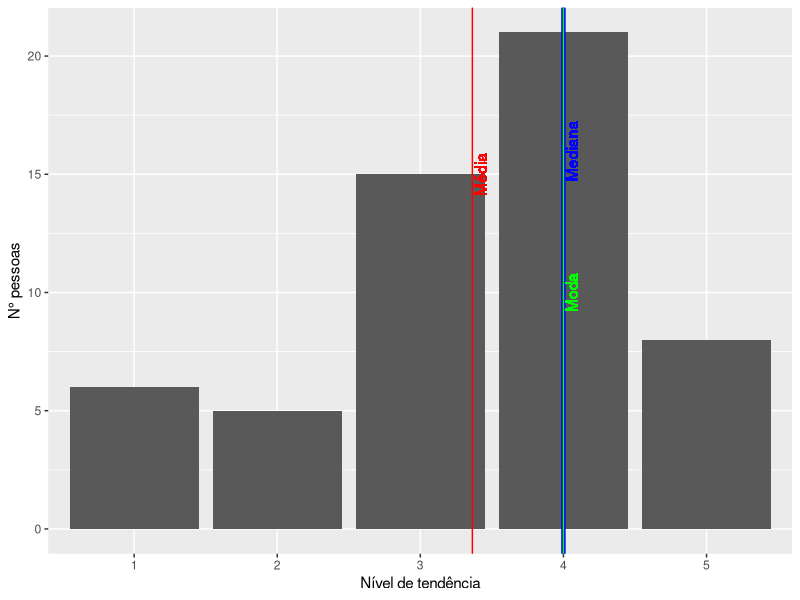
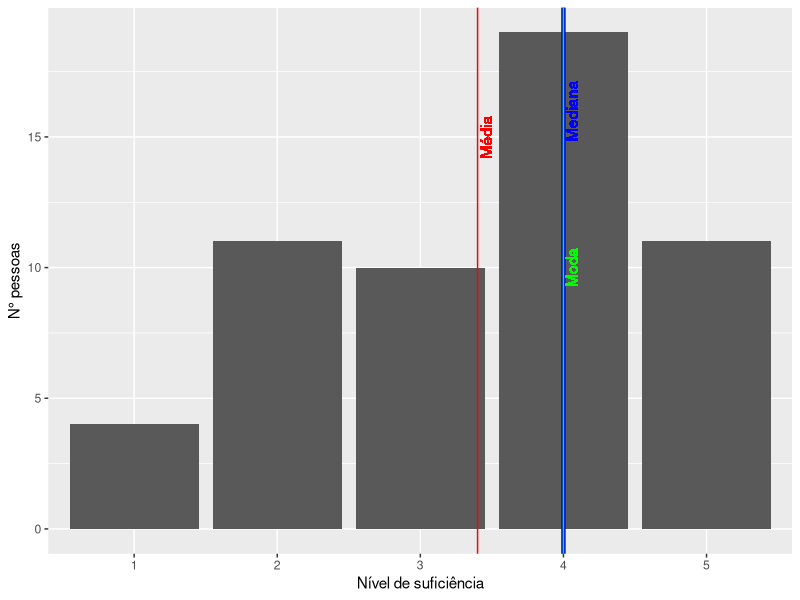
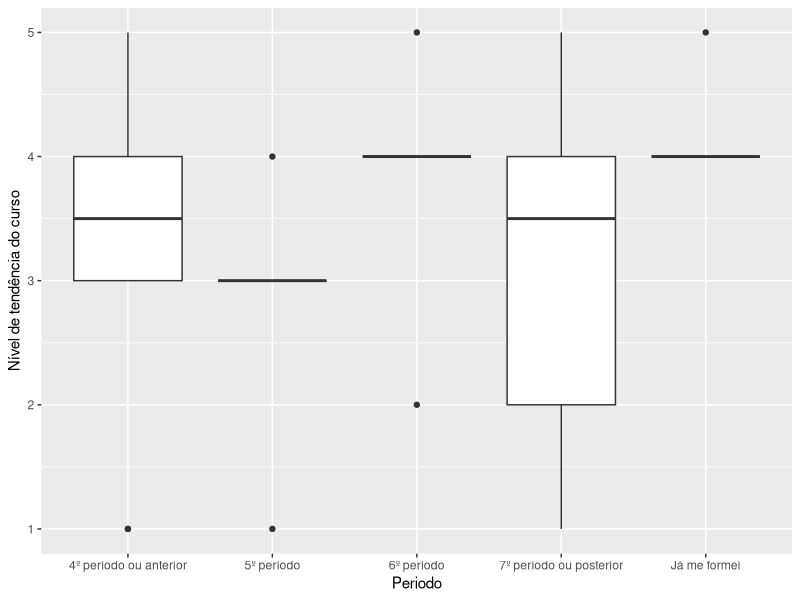
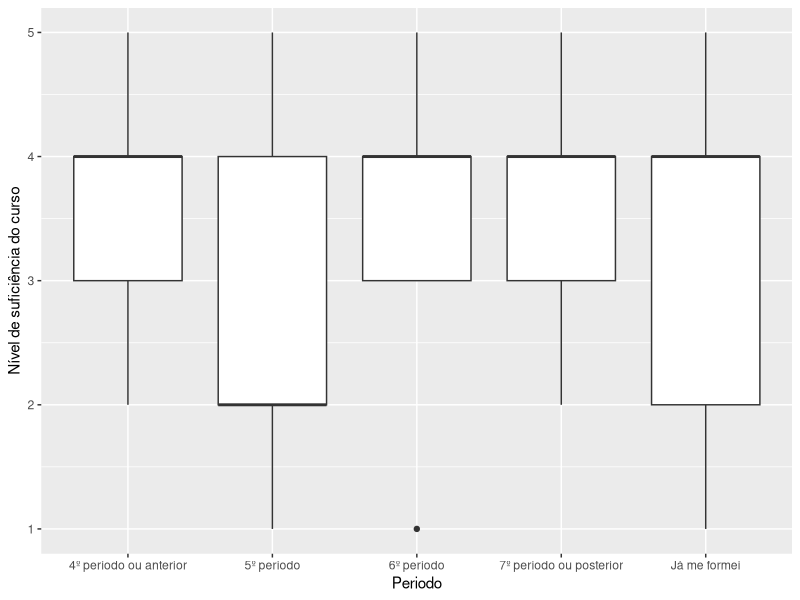
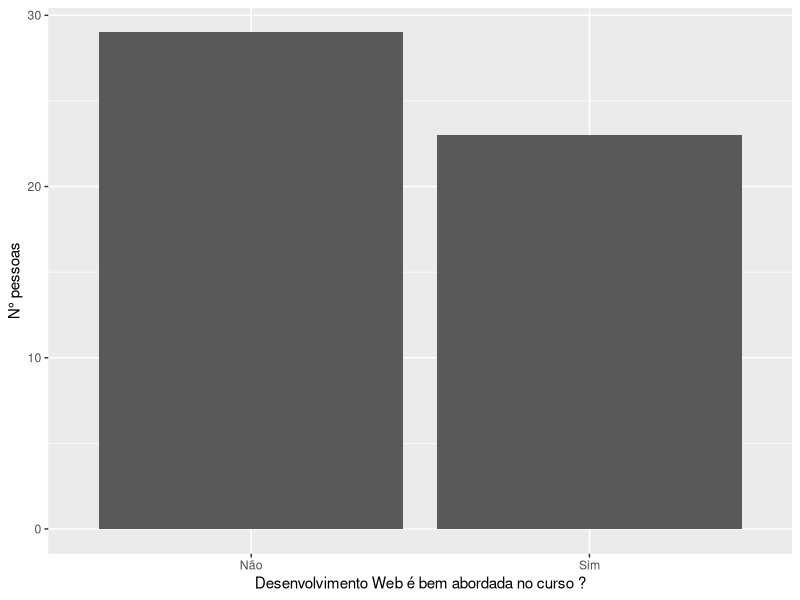
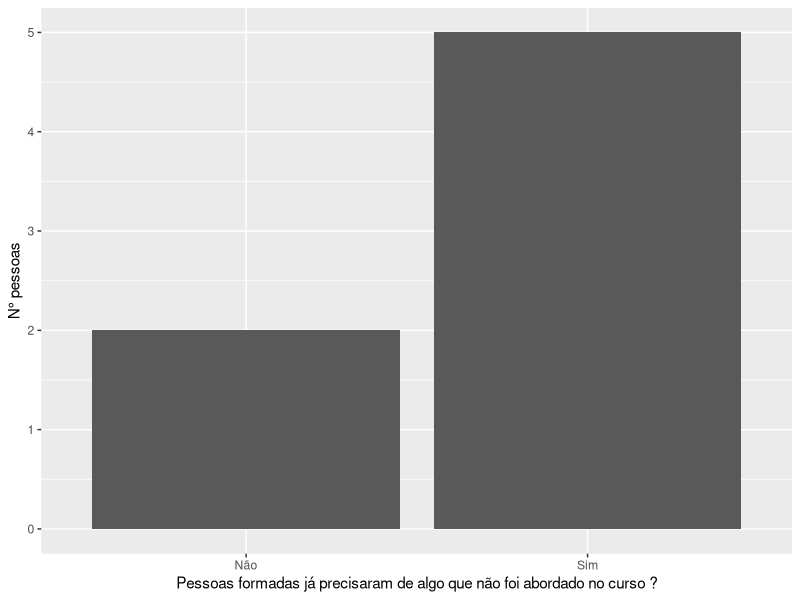
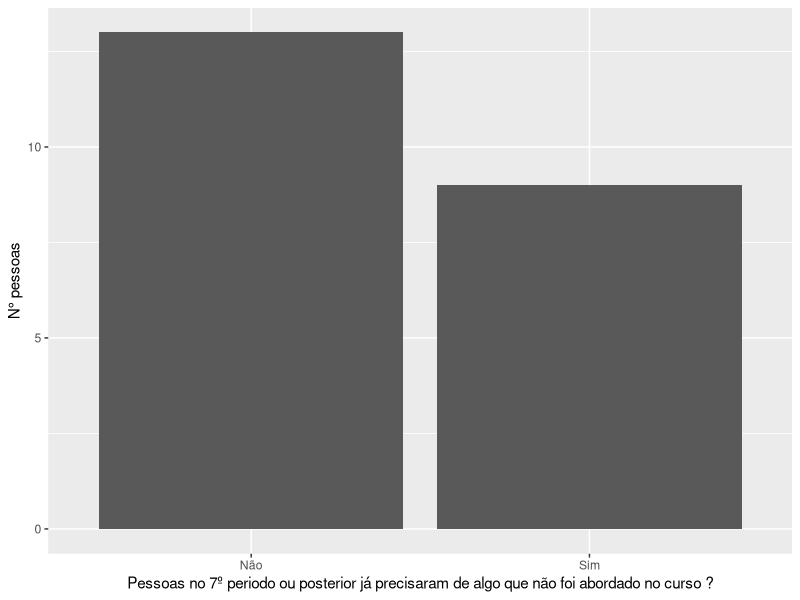
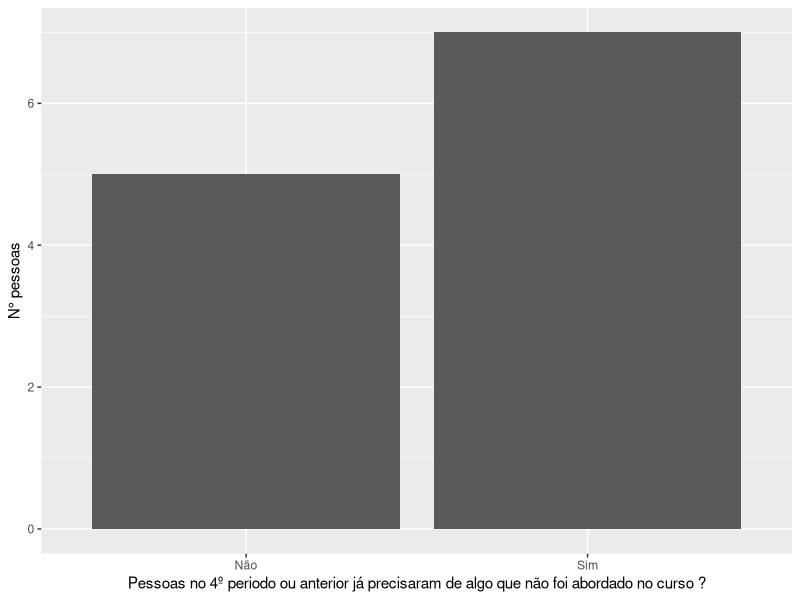

Source code (R) for these figures, in order:
library(ggplot2)
library(dplyr)
library(readr)
library(e1071)

getmode <- function(v) {
  uniqv <- unique(v)
  uniqv[which.max(tabulate(match(v, uniqv)))]
}

csv <- read.csv("surveyResult.csv")

# Curso é tendencioso para alguma área:
mean_curso_tendencioso = mean(csv$curso_tendencioso)
median_curso_tendencioso = median(csv$curso_tendencioso)
mode_curso_tendencioso = getmode(csv$curso_tendencioso)

# viés negativo, portando é assimétrica a esquerda:
# Moda > Mediana > Média
skewness(csv$curso_tendencioso)

# A base ensinada no curso é suficiente para iniciar em qualquer área:
mean_base_suficiente = mean(csv$base_suficiente)
median_base_suficiente = median(csv$base_suficiente)
mode_base_suficiente = getmode(csv$base_suficiente)

# viés negativo, portando é assimétrica a esquerda:
# Moda > Mediana > Média
skewness(csv$base_suficiente)

df = subset(csv, select = -c(data, ps_conheci_req_nao_ensinado, ps_conhe_req, proj_est_conhe_req_nao_ensinado, proj_est_conhe_req, area_mais_oportunidades, area_selec_eh_abordada_no_curso) )

# Curso é tendencioso para alguma área:
p = ggplot(df, aes(x=as.factor(curso_tendencioso)) ) +
  geom_bar() +
  theme(legend.position = "none") +
  labs(x = "Nível de tendência", y = "N° pessoas") +
  scale_x_discrete(limits=c("1", "2", "3", "4", "5")) +
  
  geom_vline(xintercept = mean_curso_tendencioso, color = "red", size=0.5) +
  geom_text(aes(x=mean_curso_tendencioso, label="Média", y=15), colour="red", angle=90, vjust = 1.2) +
  
  geom_vline(xintercept = median_curso_tendencioso, color = "blue", size=1.5) +
  geom_text(aes(x=median_curso_tendencioso, label="Mediana", y=16), colour="blue", angle=90, vjust = 1.2) +
  
  geom_vline(xintercept = mode_curso_tendencioso, color = "green", size=0.5) +
  geom_text(aes(x=mode_curso_tendencioso, label="Moda", y=10), colour="green", angle=90, vjust = 1.2)

ggsave("bar_plot_curso_tendencioso.png", p, width = 6, height = 3)

# A base ensinada no curso é suficiente para iniciar em qualquer área:
p = ggplot(df, aes(x=as.factor(base_suficiente)) ) +
  geom_bar() +
  theme(legend.position = "none") +
  labs(x = "Nível de suficiência", y = "N° pessoas") +
  scale_x_discrete(limits=c("1", "2", "3", "4", "5")) +

  geom_vline(xintercept = mean_base_suficiente, color = "red", size=0.5) +
  geom_text(aes(x=mean_base_suficiente, label="Média", y=15), colour="red", angle=90, vjust = 1.2) +

  geom_vline(xintercept = median_base_suficiente, color = "blue", size=1.5) +
  geom_text(aes(x=median_base_suficiente, label = "Mediana", y = 16), colour = "blue", angle = 90, vjust = 1.2) +
  
  geom_vline(xintercept = mode_base_suficiente, color = "green", size=0.5) +
  geom_text(aes(x = mode_base_suficiente, label = "Moda", y = 10), colour = "green", angle = 90, vjust = 1.2)

ggsave("bar_plot_base_suficiente.png", p, width = 6, height = 3)



p = ggplot(df, aes(x = periodo, y = curso_tendencioso, group = periodo) ) +
  geom_boxplot() +
  labs(x = "Periodo", y = "Nível de tendência do curso")

ggsave("tendencia_por_periodo.png", p, width = 6, height = 3)


p = ggplot(df, aes(x = periodo, y = base_suficiente, group = periodo) ) +
  geom_boxplot() +
  labs(x = "Periodo", y = "Nível de suficiência do curso")

ggsave("suficiencia_por_periodo.png", p, width = 6, height = 3)


# Desenvolvimento web é bem abordada no curso ?
df = subset(csv, select = -c(data, periodo, ps_conheci_req_nao_ensinado, ps_conhe_req, proj_est_conhe_req_nao_ensinado, proj_est_conhe_req, curso_tendencioso, base_suficiente))

des_web = subset(df, area_mais_oportunidades=="Desenvolvimento Web" & (area_selec_eh_abordada_no_curso=="Sim" | area_selec_eh_abordada_no_curso=="Não"))

p = ggplot(data = des_web, aes(x = area_selec_eh_abordada_no_curso)) + 
  geom_bar() +
  labs(x = "Desenvolvimento Web é bem abordada no curso ?", y = "N° pessoas")

ggsave("des_web.png", p, width = 6, height = 3)

# Conhecimento não abordado no curso por periodo(pessoas já formadas) ?
df = subset(csv, select = -c(data, ps_conhe_req, proj_est_conhe_req_nao_ensinado, proj_est_conhe_req, curso_tendencioso, base_suficiente, area_mais_oportunidades, area_selec_eh_abordada_no_curso))

per_formado = subset(df, periodo=="Já me formei")

p = ggplot(data = per_formado, aes(x = ps_conheci_req_nao_ensinado)) + 
  geom_bar() +
  labs(x = "Pessoas formadas já precisaram de algo que não foi abordado no curso ?", y = "N° pessoas")

ggsave("per_formadas.png", p, width = 6, height = 3)


# Conhecimento não abordado no curso por periodo(pessoas 7º período ou posterior) ?
df = subset(csv, select = -c(data, ps_conhe_req, proj_est_conhe_req_nao_ensinado, proj_est_conhe_req, curso_tendencioso, base_suficiente, area_mais_oportunidades, area_selec_eh_abordada_no_curso))

per_7_posterior = subset(df, periodo=="7º período ou posterior")

p = ggplot(data = per_7_posterior, aes(x = ps_conheci_req_nao_ensinado)) + 
  geom_bar() +
  labs(x = "Pessoas no 7º periodo ou posterior já precisaram de algo que não foi abordado no curso ?", y = "N° pessoas")

ggsave("per_7_per_posterior.png", p, width = 6, height = 3)


# Conhecimento não abordado no curso por periodo(pessoas 4º período ou anterior) ?
df = subset(csv, select = -c(data, ps_conhe_req, proj_est_conhe_req_nao_ensinado, proj_est_conhe_req, curso_tendencioso, base_suficiente, area_mais_oportunidades, area_selec_eh_abordada_no_curso))

per_4_anterior = subset(df, periodo=="4º período ou anterior")

p = ggplot(data = per_4_anterior, aes(x = ps_conheci_req_nao_ensinado)) + 
  geom_bar() +
  labs(x = "Pessoas no 4º periodo ou anterior já precisaram de algo que não foi abordado no curso ?", y = "N° pessoas")

ggsave("per_4_anterior.png", p, width = 6, height = 3)


# Conhecimento não abordado no curso por periodo(pessoas 6º período) ?
df = subset(csv, select = -c(data, ps_conhe_req, proj_est_conhe_req_nao_ensinado, proj_est_conhe_req, curso_tendencioso, base_suficiente, area_mais_oportunidades, area_selec_eh_abordada_no_curso))

per_6 = subset(df, periodo=="6º período")

p = ggplot(data = per_6, aes(x = ps_conheci_req_nao_ensinado)) + 
  geom_bar() +
  labs(x = "Pessoas no 6º período já precisaram de algo que não foi abordado no curso ?", y = "N° pessoas")

ggsave("per_6.png", p, width = 6, height = 3)


# Conhecimento não abordado no curso por periodo(pessoas 5º período) ?
df = subset(csv, select = -c(data, ps_conhe_req, proj_est_conhe_req_nao_ensinado, proj_est_conhe_req, curso_tendencioso, base_suficiente, area_mais_oportunidades, area_selec_eh_abordada_no_curso))

per_5 = subset(df, periodo=="5º período")

p = ggplot(data = per_5, aes(x = ps_conheci_req_nao_ensinado)) + 
  geom_bar() +
  labs(x = "Pessoas no 5º período já precisaram de algo que não foi abordado no curso ?", y = "N° pessoas")

ggsave("per_5.png", p, width = 6, height = 3)


df = subset(csv, select = -c(data, periodo, ps_conhe_req, proj_est_conhe_req_nao_ensinado, proj_est_conhe_req, curso_tendencioso, base_suficiente, area_mais_oportunidades, area_selec_eh_abordada_no_curso))

p = ggplot(data = df, aes(x = ps_conheci_req_nao_ensinado)) + 
  geom_bar() +
  labs(x = "Alunos já precisaram de algo que não foi abordado no curso ?", y = "N° pessoas")

ggsave("per_total.png", p, width = 6, height = 3)
